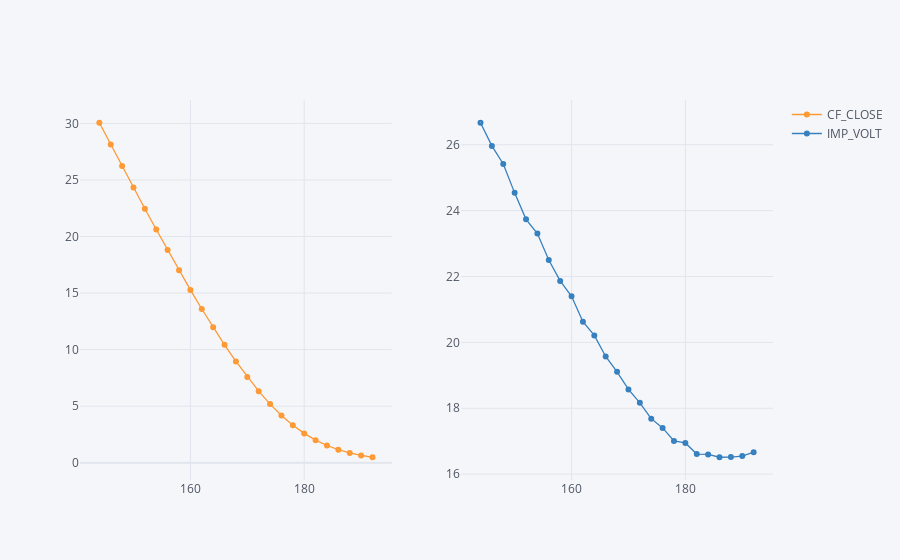

Notebook code cell kept with this figure:
### Code cell
calls.set_index('STRIKE_PRC')[['CF_CLOSE', 'IMP_VOLT']].iplot(subplots=True,
                                                             mode='lines+markers',
                                                            symbol='circle-dot', size=6)

### Figure 1 — Plotly figure (JSON) as saved in the notebook; plotly's stock layout.template omitted (floating-point values rounded to 4 significant figures)
{"data": [{"line": {"color": "rgba(255, 153, 51, 1.0)", "dash": "solid", "shape": "linear", "width": 1.3}, "marker": {"size": 6, "symbol": "circle-dot"}, "mode": "lines+markers", "name": "CF_CLOSE", "text": "", "type": "scatter", "x": [144, 146, 148, 150, 152, 154, 156, 158, 160, 162, 164, 166, 168, 170, 172, 174, 176, 178, 180, 182, 184, 186, 188, 190, 192], "xaxis": "x", "y": [30.06, 28.14, 26.23, 24.34, 22.46, 20.62, 18.8, 17.02, 15.28, 13.59, 11.97, 10.42, 8.95, 7.58, 6.32, 5.18, 4.17, 3.31, 2.59, 1.99, 1.52, 1.15, 0.86, 0.64, 0.48], "yaxis": "y"}, {"line": {"color": "rgba(55, 128, 191, 1.0)", "dash": "solid", "shape": "linear", "width": 1.3}, "marker": {"size": 6, "symbol": "circle-dot"}, "mode": "lines+markers", "name": "IMP_VOLT", "text": "", "type": "scatter", "x": [144, 146, 148, 150, 152, 154, 156, 158, 160, 162, 164, 166, 168, 170, 172, 174, 176, 178, 180, 182, 184, 186, 188, 190, 192], "xaxis": "x2", "y": [26.67, 25.97, 25.42, 24.54, 23.74, 23.31, 22.5, 21.87, 21.4, 20.63, 20.21, 19.57, 19.1, 18.57, 18.17, 17.68, 17.4, 17.01, 16.95, 16.61, 16.6, 16.51, 16.52, 16.55, 16.66], "yaxis": "y2"}], "layout": {"legend": {"bgcolor": "#F5F6F9", "font": {"color": "#4D5663"}}, "paper_bgcolor": "#F5F6F9", "plot_bgcolor": "#F5F6F9", "title": {"font": {"color": "#4D5663"}}, "xaxis": {"anchor": "y", "domain": [0, 0.45], "gridcolor": "#E1E5ED", "showgrid": true, "tickfont": {"color": "#4D5663"}, "title": {"font": {"color": "#4D5663"}, "text": ""}, "zerolinecolor": "#E1E5ED"}, "xaxis2": {"anchor": "y2", "domain": [0.55, 1], "gridcolor": "#E1E5ED", "showgrid": true, "tickfont": {"color": "#4D5663"}, "title": {"font": {"color": "#4D5663"}, "text": ""}, "zerolinecolor": "#E1E5ED"}, "yaxis": {"anchor": "x", "domain": [0, 1], "gridcolor": "#E1E5ED", "showgrid": true, "tickfont": {"color": "#4D5663"}, "title": {"font": {"color": "#4D5663"}, "text": ""}, "zerolinecolor": "#E1E5ED"}, "yaxis2": {"anchor": "x2", "domain": [0, 1], "gridcolor": "#E1E5ED", "showgrid": true, "tickfont": {"color": "#4D5663"}, "title": {"font": {"color": "#4D5663"}, "text": ""}, "zerolinecolor": "#E1E5ED"}}}
